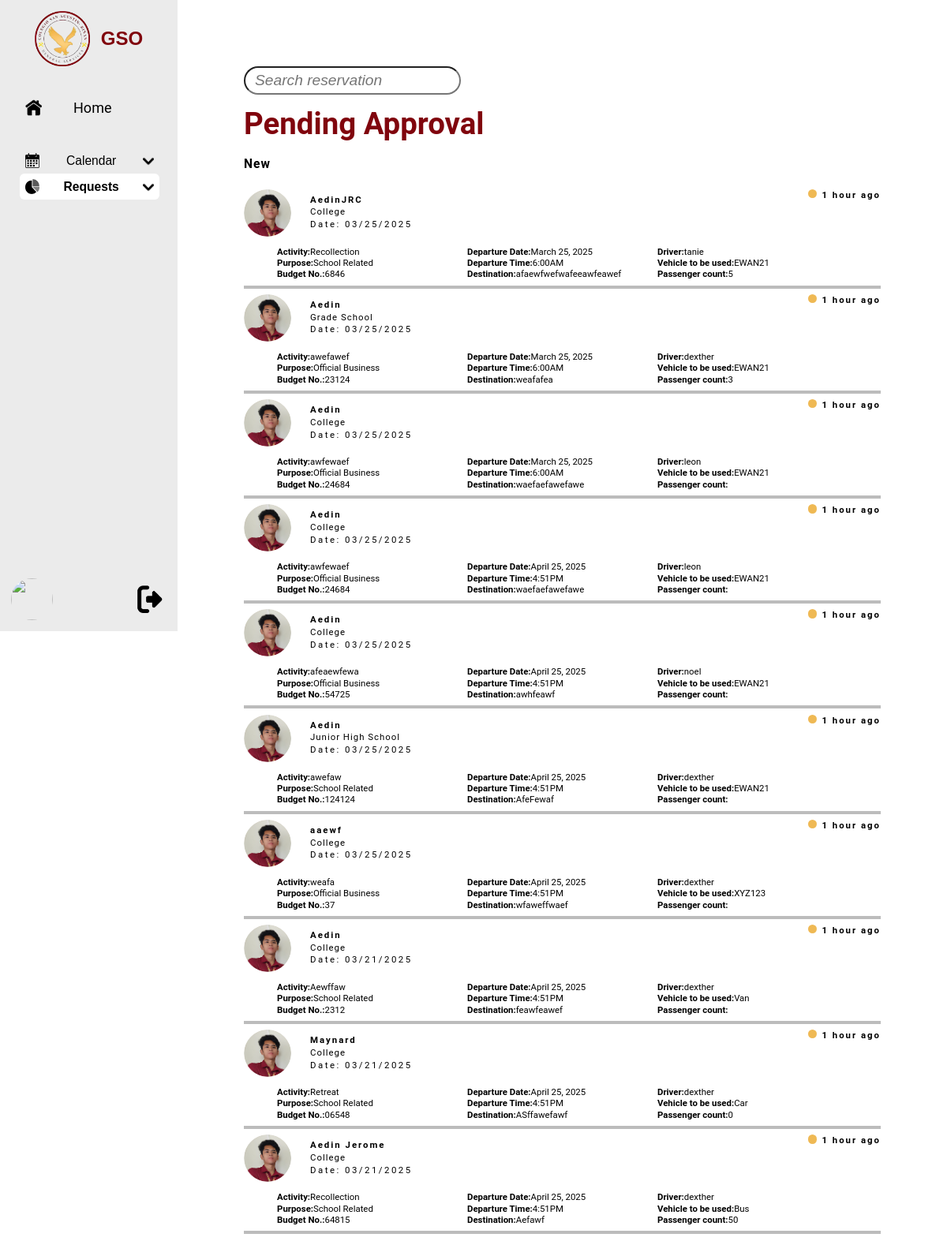
The app's page /GSO.php?papp=a, older data.
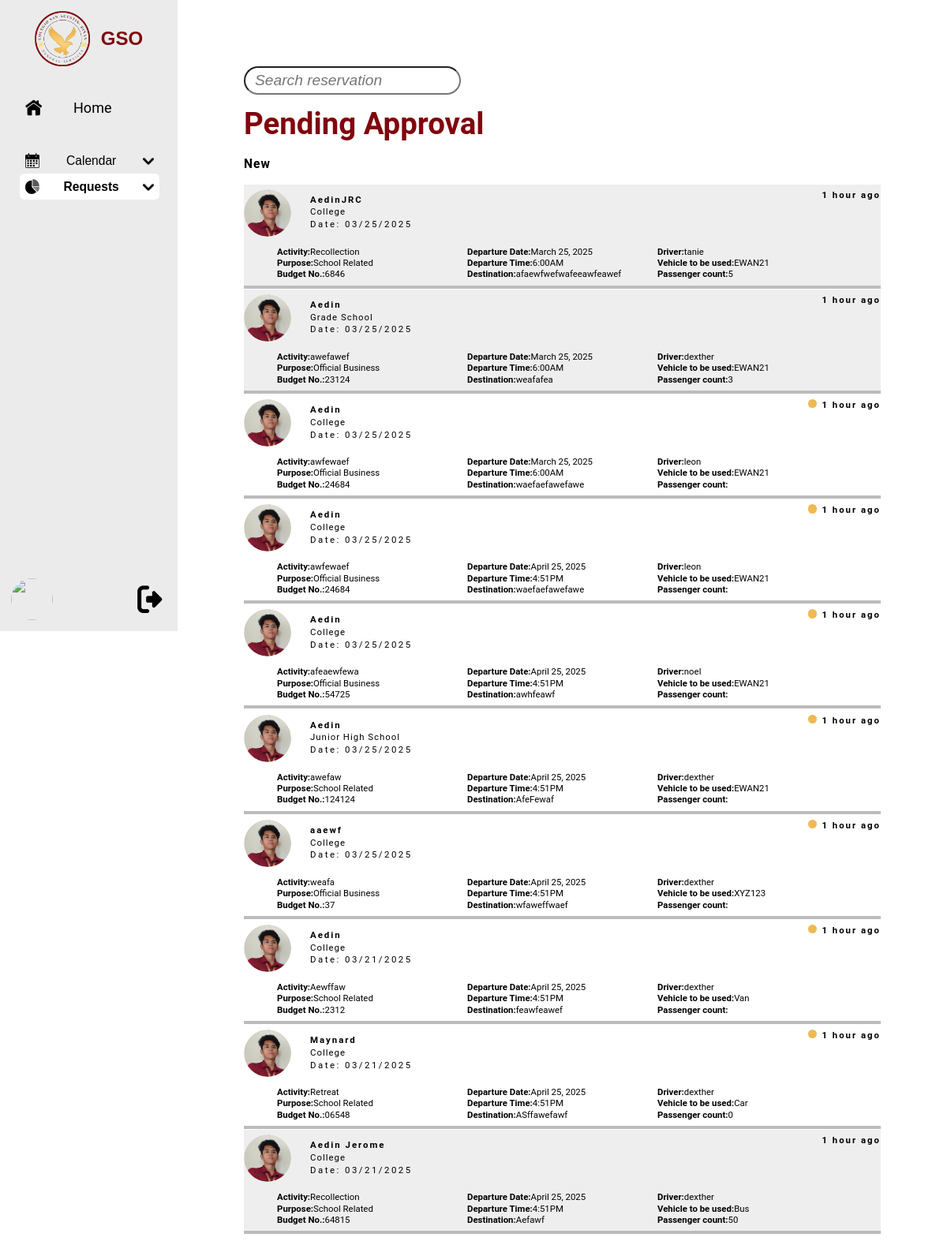
The same page, newer data.
### tables this page shows
CREATE TABLE `vrftb` (
  `id` varchar(20) NOT NULL,
  `name` varchar(50) DEFAULT NULL,
  `department` varchar(50) DEFAULT NULL,
  `activity` varchar(50) DEFAULT NULL,
  `purpose` varchar(20) DEFAULT NULL,
  `date_filed` date DEFAULT NULL,
  `budget_no` varchar(10) DEFAULT NULL,
  `vehicle` varchar(50) DEFAULT NULL,
  `driver` varchar(50) DEFAULT NULL,
  `destination` varchar(255) DEFAULT NULL,
  `departure` datetime DEFAULT NULL,
  `passenger_count` int(10) DEFAULT NULL,
  `passenger_attachment` varchar(255) DEFAULT NULL,
  `transportation_cost` varchar(255) DEFAULT NULL,
  `letter_attachment` varchar(255) DEFAULT NULL,
  `created_at` timestamp NOT NULL DEFAULT current_timestamp(),
  `updated_at` timestamp NOT NULL DEFAULT current_timestamp() ON UPDATE current_timestamp(),
  `gsoassistant_status` enum('Pending','Clicked','Rejected','Approved') DEFAULT 'Pending',
  `immediatehead_status` enum('Pending','Clicked','Rejected','Approved') DEFAULT 'Pending',
  `gsodirector_status` enum('Pending','Clicked','Rejected','Approved') DEFAULT 'Pending',
  `accounting_status` enum('Pending','Clicked','Rejected','Approved') DEFAULT 'Pending',
  PRIMARY KEY (`id`)
);

### GSO.php (the view, shortened to what this page needs)
<!DOCTYPE html>
<html lang="en">
   <head>
      <link rel="stylesheet" href="styles.css">
      <link rel="stylesheet" href="https://cdnjs.cloudflare.com/ajax/libs/font-awesome/6.4.2/css/all.min.css">
   </head>
<body>
   <nav class="sidebar active">
      <button onclick="toggleSidebar()" id="logo">
         <img src="PNG/GSO_Logo.png" alt="">
         <span class="logo">GSO</span>
      </button>
      <li id="home">
         <a href="GSO.php" class="icon">
            <div>
               <img src="PNG/Home.png" alt="Home">
               <span class="title">Home</span>
            </div>
         </a>
      </li>
      <ul class="nav-list">
         <li style="height: 2.5vw;"></li>
         <li>
            <button onclick="toggleDropdown(this)" class="dropdown-btn" id="calendar">
               <img src="PNG/Calendar.png" alt="Calendar">
               <span>Calendar</span>
               <img src="PNG/Down.png" alt="DropDown">
            </button>
         </li>
         <?php
            if ($_SESSION['role'] != 'User') {
               ?>
                  <li>
                     <button onclick="toggleDropdown(this)" class="dropdown-btn" id="requests">
                        <img src="PNG/Pie.png" alt="Requests">
                        <span>Requests</span>
                        <img src="PNG/Down.png" alt="DropDown">
                     </button>
                  </li>
               <?php
            }
               ?>
      </ul>
      <div id="logout">
         <img id=profile src="uploads/<?php echo $_SESSION['ppicture']; ?>" alt="<?php echo $_SESSION['ppicture']; ?>">
         <a href="index.php">
            <button>
               <img id=logout-img src="PNG/Logout.png" alt="Logout">
            </button>
         </a>
      </div>
   </nav>
   <?php
      if(isset($_GET["papp"]) and !empty($_GET["papp"]))
      {
         ?>
            <main>
         <?php
      }
      else
      {
         ?>
            <main>
         <?php
      }
   ?>
      <?php
         if(isset($_GET["papp"]) and !empty($_GET["papp"]))
         pendingApproval();
         elseif(isset($_GET["rapp"]) and !empty($_GET["rapp"]))
         reservationApproved();
         elseif(isset($_GET["creq"]) and !empty($_GET["creq"]))
         cancelledRequests();
         elseif(isset($_GET["aveh"]) and !empty($_GET["aveh"]))
         addVehicle();
         elseif(isset($_GET["mveh"]) and !empty($_GET["mveh"]))
         manageVehicle();
         elseif(isset($_GET["mche"]) and !empty($_GET["mche"]))
         maintenanceChecklist();
         elseif(isset($_GET["vres"]) and !empty($_GET["vres"]))
         vehicleReservationForm();
         elseif(isset($_GET["vsch"]) and !empty($_GET["vsch"]))
         vehicleSchedules();
         elseif(isset($_GET["dsch"]) and !empty($_GET["dsch"]))
         driverSchedules();
         elseif(isset($_GET["macc"]) and !empty($_GET["macc"]))
         manageAccount();
         elseif(isset($_GET["mdep"]) and !empty($_GET["mdep"]))
         manageDepartment();
         elseif(isset($_GET["srep"]) and !empty($_GET["srep"]))
         summaryReport();
         else
         home();
      ?>
   </main>
</body>
</html>
      <?php
   function pendingApproval()
   {
      ?>
         <input class="search" type="text" id="search" placeholder="Search reservation">
         <div class="maintitle">
            <h1>Pending Approval</h1>
            <p>New</p>
         </div>
         <div class="whitespace"></div>
         <?php
            include 'config.php';
            $selectvrf = "SELECT * FROM vrftb WHERE gsoassistant_status!='Approved' ORDER BY date_filed DESC, id DESC";
            $resultvrf = $conn->query($selectvrf);
            if ($resultvrf->num_rows > 0) {
               while($rowvrf = $resultvrf->fetch_assoc()) {
                  ?>
                     <a href="GSO.php?papp=a&vrfid=<?php echo $rowvrf['id']; ?>#vrespopup" class="link" style="text-decoration:none;">
                  <?php
                     if($rowvrf['gsoassistant_status'] != "Clicked")
                     {
                        ?> <div class="info-box"> <?php
                     }
                     else
                     {
                        ?> <div class="info-box" style="background-color:#eeeeee;"> <?php
                     }
                        ?>
                           <div class="pending">
                              <?php
                                 if($rowvrf['gsoassistant_status'] == "Pending")
                                 {
                                    echo '<div class="circle"></div>';
                                 }
                              ?>
                              <span class="time">1 hour ago</span>
                           </div>
                           <div class="info-heading">
                              <img src="uploads/Maynard.png" alt="Profile">
                              <span class="info-heading-text">
                                 <span class="name"><?php echo $rowvrf['name'] ?></span>
                                 <span class="department"><?php echo $rowvrf['department'] ?></span>
                                 <span class="date"><?php echo "Date: ".date("m/d/Y", strtotime($rowvrf['date_filed']));?></span>
                              </span>
                           </div>
                           <div class="info-details">
                              <div>
                                 <div><div class="title">Activity:</div><div class="dikoalam"><?php echo $rowvrf['activity']; ?></div></div>
                                 <div><div class="title">Purpose:</div><div class="dikoalam"><?php echo $rowvrf['purpose']; ?></div></div>
                                 <div><div class="title">Budget No.:</div><div class="dikoalam"><?php echo $rowvrf['budget_no']; ?></div></div>
                              </div>
                              <div>
                                 <div><div class="title">Departure Date:</div><div class="dikoalam"><?php echo (new DateTime($rowvrf['departure']))->format("F j, Y"); ?></div></div>
                                 <div><div class="title">Departure Time:</div><div class="dikoalam"><?php echo (new DateTime($rowvrf['departure']))->format("g:iA"); ?></div></div>
                                 <div><div class="title">Destination:</div><div class="dikoalam"><?php echo $rowvrf['destination']; ?></div></div>
                              </div>
                              <div>
                                 <div><div class="title">Driver:</div><div class="dikoalam"><?php echo $rowvrf['driver']; ?></div></div>
                                 <div><div class="title">Vehicle to be used:</div><div class="dikoalam"><?php echo $rowvrf['vehicle']; ?></div></div>
                                 <div><div class="title">Passenger count:</div><div class="dikoalam"><?php echo $rowvrf['passenger_count'] ?></div></div>
                              </div>
                           </div>
                        </div>
                     </a>
                  <?php
               }
            }
         ?>
      <?php
   }
      ?>

### styles.css (style rules this page uses)
:root { --light-gray: #ebebeb; --dark-gray: #bcbcbc; --sidebar-width: 23.33vw; --maroon: #80050d; --yellow: #efb954; }
* { margin: 0; padding: 0; box-sizing: border-box; text-decoration: none; color: black; }
body { padding: 0; font-family: 'Roboto', sans-serif; background-color: white; display: flex; flex-direction: row; }
li { list-style: none; }
.sidebar ul { height: calc(100% - 17.5vw); scrollbar-width: none; scrollbar-color: #999 #f1f1f1; scroll-behavior: smooth; overflow-y: auto; overflow-x: hidden; }

Row changes from the older to the newer data that the page shows:
changed vrftb "AedinJRC": gsoassistant_status "Pending" → "Clicked" (drawn)
changed vrftb "Grade School": gsoassistant_status "Pending" → "Clicked" (drawn)
changed vrftb "Aedin Jerome": gsoassistant_status "Pending" → "Clicked" (drawn)
